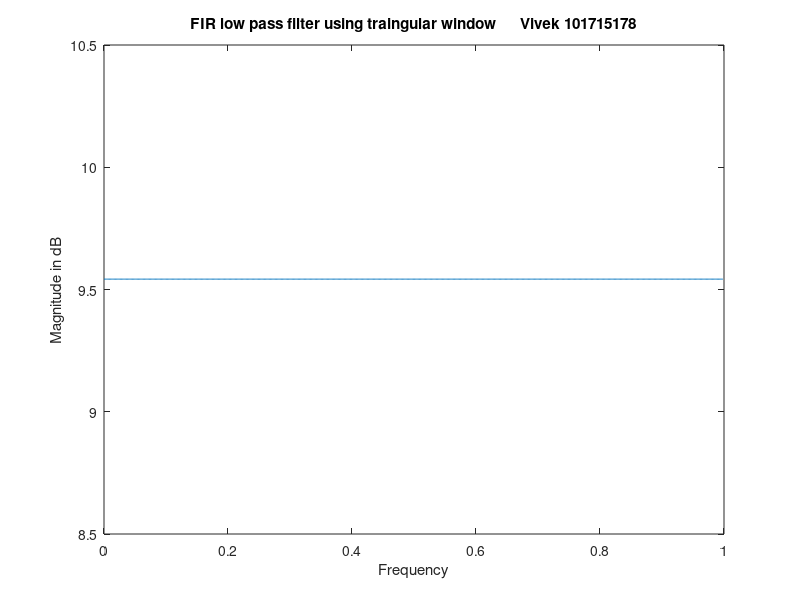

Recreate this plot in MATLAB.
clc;
clear all;
close all;
fs=input('Enter the sampling frequency');%8000
fp=input('Enter the passband frequency');%1500
F=input('Enter the transition width');%500
N=0.9/(F/fs);
N=ceil(N);
fc=(fp+(F/2))/fs;
p=(N-1)/2;
%to reduce computations we find coeffiecient of only one side and then use
%fliplr command
h0=2*fc;
h1=zeros(1,p);
for n=1:p
    h1(n)=2*fc*sin(n*2*pi*fc)/(n*2*pi*fc)
end
h2=fliplr(h1);
h=[h2 h0 h1];%for concatenating positive and negative side coefficients
for n=1:N
  if(n>=1&&n<=(N+1)/2)
      w(n)=2*n/(N+1)%triangular window
  else
      w(n)=2-(2*n/(N+1));
  end
end
hd=h.*w;
[H W]=freqz(hd);
d1=20*log10(H);
plot(W/pi,d1)
xlabel('Frequency')
ylabel('Magnitude in dB')
title('FIR low pass filter using traingular window      Vivek 101715178')
